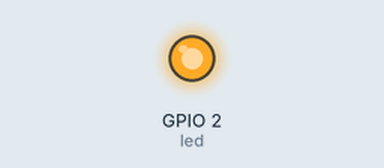
Simulated run of this program. Board: ESP32 board running MicroPython. On the bench: output pins drawn as LEDs (lit = HIGH).

Above: at 1.4 s.
At 5.8 s:
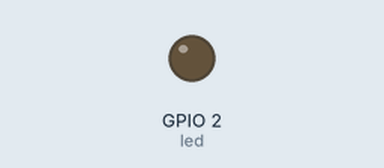
Timing chart, 0 to 8.3 s (numbered marks = the images above):
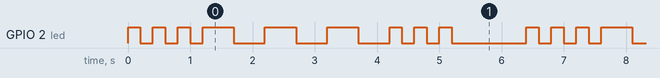

Measured:
- by itself, GPIO 2 (led): repeats every 6.4 s: 2 × (LOW 0.20 s, HIGH 0.20 s), LOW 0.20 s, 3 × (HIGH 0.50 s, LOW 0.50 s), 2 × (HIGH 0.20 s, LOW 0.20 s), HIGH 0.20 s, LOW 1.2 s, HIGH 0.20 s
- by itself, everything shown: repeats every 6.4 s, in 18 steps

The program:

sos.py
```python
# (licence header left out)
# This programs blinks an SOS on a LED. If used on the WeMos D1 ESP32 board the
# on-board LED is used

from machine import Pin
import time,sys

_LED_PIN = 2
_LONG  = 0.5
_SHORT = 0.2

led = Pin(_LED_PIN,Pin.OUT)

def pulse(pulseLength):
    led.on()
    time.sleep(pulseLength)
    led.off()
    time.sleep(pulseLength)

while True:
    try:
        for index in range(0,3):
            pulse(_SHORT)
        for index in range(0,3):
            pulse(_LONG)
        for index in range(0,3):
            pulse(_SHORT)
        time.sleep(1)
    except KeyboardInterrupt:
        print("Ctrl C seen! Switching LED off")
        led.off()
        sys.exit(0)
```
